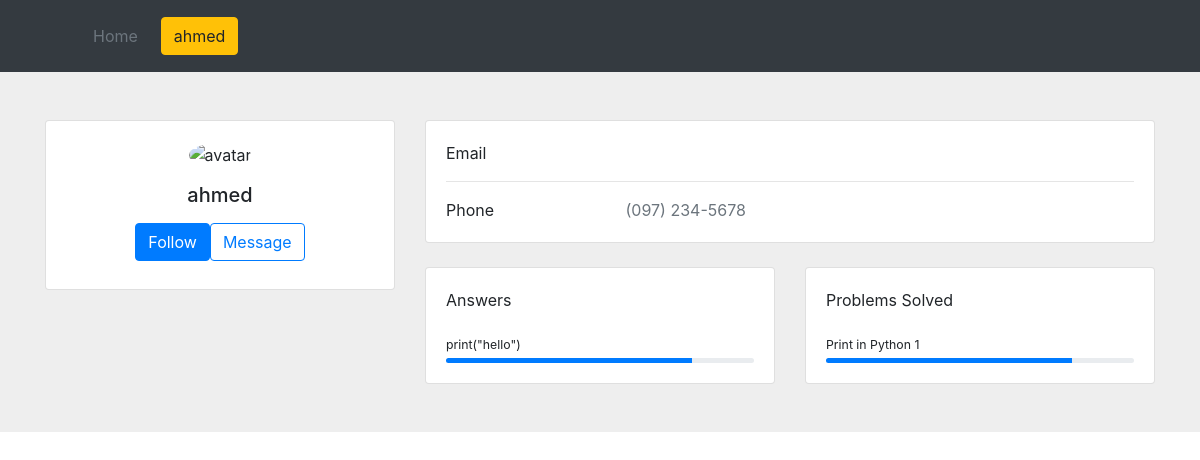
The app's page /coder/ (signed in), older data.
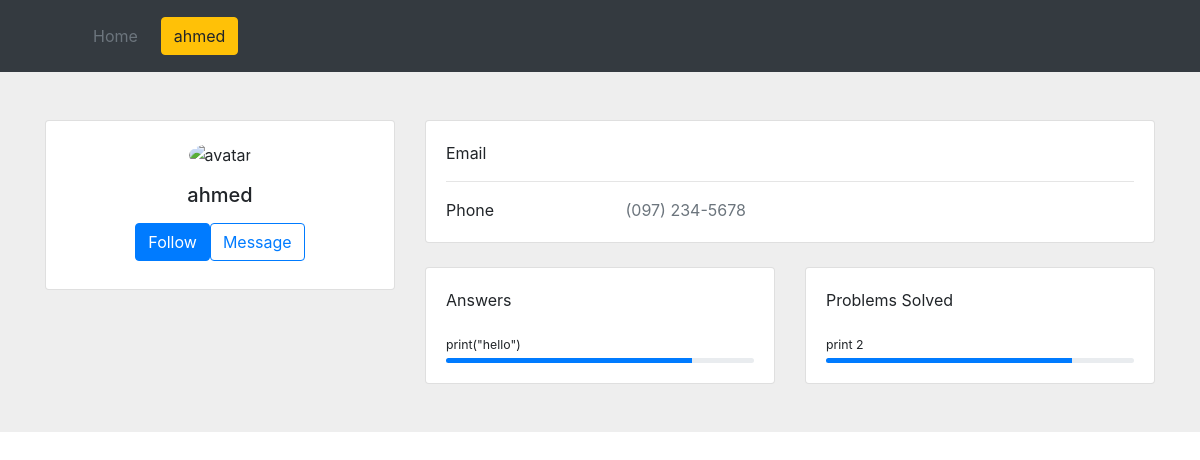
The same page, newer data.
### home/models.py (models this page shows)
class Answer(models.Model):
    answer = models.CharField(max_length=500)
    video_link = models.CharField(max_length=500, null=True, blank=True)
    id = models.AutoField(primary_key=True)
    problem = models.ForeignKey('Problem', on_delete=models.CASCADE, related_name='problem')
    user = models.ForeignKey('UserProfile', on_delete=models.CASCADE, related_name='answerer')
    def __str__(self):
        return self.answer

class Problem(models.Model):
    title = models.CharField(max_length=50)
    description = models.CharField(max_length=500)
    id = models.AutoField(primary_key=True)
    difficulty = models.IntegerField()
    category = models.CharField(max_length=50)
    answers = models.ManyToManyField('Answer', related_name='answers', blank=True)
    teacher = models.ManyToManyField('Teacher', related_name='teacher', blank=True)
    comments = models.ManyToManyField('Comment',related_name='comments', blank=True)
    answer = models.ForeignKey('Answer', on_delete=models.CASCADE, null=True, blank=True, related_name='official_answer')
    def __str__(self):
        return self.title + " " + str(self.id)

### coderprofile/views.py (the view)
# urls.py: path('',views.my_profile, name='my_profile'),
def my_profile(request):
    if request.user.is_authenticated:
        return user_profile(request, request.user.username)
    else:
        return redirect('login')

### coderprofile/views.py (called while the page is built)
def user_profile(request, username):
    if request.user.is_authenticated:
        try:
            req_user = User.objects.get(username=username)
            req_profile = UserProfile.objects.get(user=req_user)
        except:
            req_user = None
            req_profile = None
        if req_user is None:
            return render(request,'coderprofile/profilepage.html', context={
                "user": None,
                'profile': None
            })
        else:
            return render(request,'coderprofile/profilepage.html', context={
                "user": req_user,
                'profile': req_profile
            })
    else:
        return redirect('login')

### coderprofile/templates/coderprofile/profilepage.html (shortened to what this page needs)
{%extends 'home/temp.html'%}
{% block content%}
<section style="background-color: #eee;">
    <div class="container py-5">
      <div class="row">
        <div class="col-lg-4">
          <div class="card mb-4">
            <div class="card-body text-center">
              <img src="https://mdbcdn.b-cdn.net/img/Photos/new-templates/bootstrap-chat/ava3.webp" alt="avatar"
                class="rounded-circle img-fluid" style="width: 150px;">
              <h5 class="my-3">{{user.username}}</h5>
              <div class="d-flex justify-content-center mb-2">
                <button type="button" class="btn btn-primary">Follow</button>
                <button type="button" class="btn btn-outline-primary ms-1">Message</button>
              </div>
            </div>
          </div>
        </div>
        <div class="col-lg-8">
          <div class="card mb-4">
            <div class="card-body">
              <div class="row">
                <div class="col-sm-3">
                  <p class="mb-0">Email</p>
                </div>
                <div class="col-sm-9">
                </div>
              </div>
              <hr>
              <div class="row">
                <div class="col-sm-3">
                  <p class="mb-0">Phone</p>
                </div>
                <div class="col-sm-9">
                  <p class="text-muted mb-0">(097) 234-5678</p>
                </div>
              </div>
            </div>
          </div>
          <div class="row">
            <div class="col-md-6">
              <div class="card mb-4 mb-md-0">
                <div class="card-body">
                  <p class="mb-4"> Answers
                  </p>
                    {% for p in profile.answers.all %}
                    <p class="mb-1" style="font-size: .77rem;">{{p}}</p>
                    <div class="progress rounded" style="height: 5px;">
                      <div class="progress-bar" role="progressbar" style="width: 80%" aria-valuenow="80"
                        aria-valuemin="0" aria-valuemax="100"></div>
                    </div>
                    {%endfor%}
                </div>
              </div>
            </div>
            <div class="col-md-6">
              <div class="card mb-4 mb-md-0">
                <div class="card-body">
                  <p class="mb-4"> Problems Solved
                  </p>
                  {% for p in profile.problems_solved.all %}
                    <p class="mb-1" style="font-size: .77rem;">{{p}}</p>
                    <div class="progress rounded" style="height: 5px;">
                        <div class="progress-bar" role="progressbar" style="width: 80%" aria-valuenow="80"
                        aria-valuemin="0" aria-valuemax="100"></div>
                    </div>
                    {%endfor%}
                </div>
              </div>
            </div>
          </div>
        </div>
      </div>
    </div>
  </section>
{% endblock %}

Row changes from the older to the newer data that the page shows:
no longer on this page (row unchanged): Problem: title+id "Print in Python 1"
added Problem: title+id "print 2"
